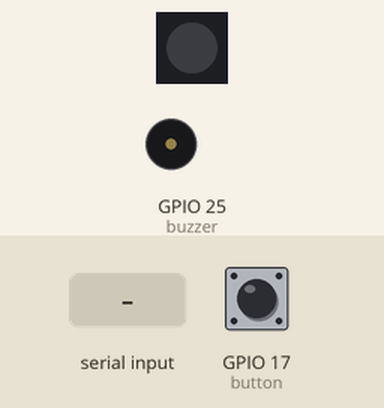
Simulated run of this program. Board: Raspberry Pi (BCM pin numbers). On the bench: 1 RGB LEDs in strip order, left to right, buzzer (waves = sounding, pin HIGH). The inputs (shaded band) are chosen by the test bench; at power-on: GPIO 17 (button) HIGH. Random numbers come from a fixed seed; what the program prints to the terminal is not drawn.

Above: at 1.2 s.
1.3 s: "1" typed at the terminal, then Enter
At 2.1 s:
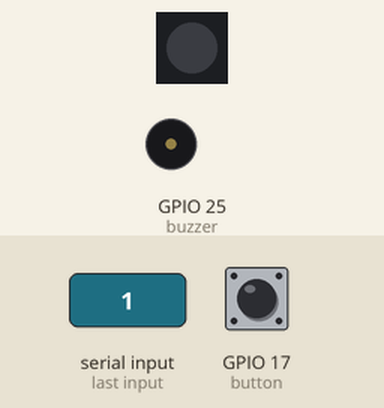
4.3 s: GPIO 17 (button) pulled LOW for 1 s
At 5.5 s:
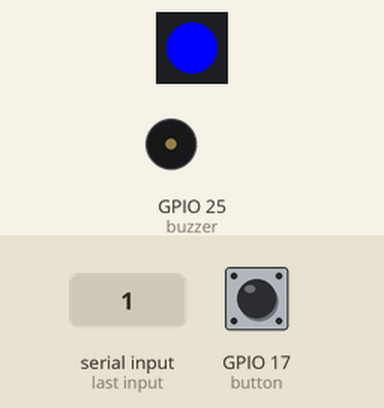
6.8 s: "0" typed at the terminal, then Enter
At 7.6 s:
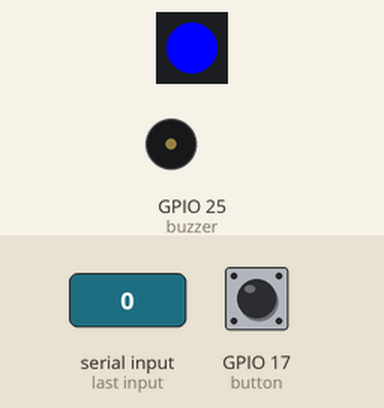
9.8 s: GPIO 17 (button) pulled LOW for 3.2 s
14.5 s: "2" typed at the terminal, then Enter
At 18.8 s:
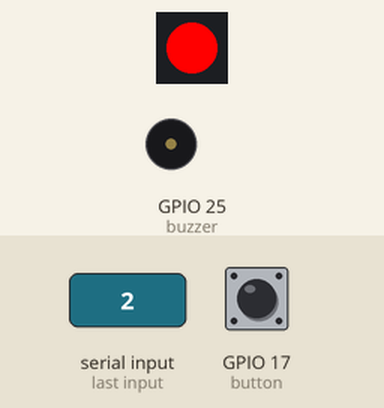
20.5 s: GPIO 17 (button) pulled LOW for 0.15 s
At 20.7 s:
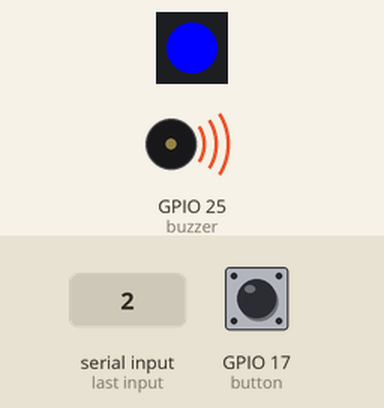
Timing chart, 0 to 23.4 s (numbered marks = the images above; inputs shaded):
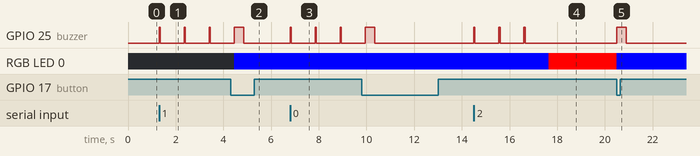

Measured:
- after the input at 1.3 s, GPIO 25 (buzzer): alternates HIGH for 0.05 s and LOW for 1.0 s, starting at once
- after the input at 4.3 s, GPIO 25 (buzzer): LOW → HIGH after 0.15 s, → LOW 0.40 s later
- after the input at 6.8 s, GPIO 25 (buzzer): alternates HIGH for 0.05 s and LOW for 1.0 s, starting at once
- after the input at 14.5 s, GPIO 25 (buzzer): alternates HIGH for 0.05 s and LOW for 1.0 s, 6 changes in all, then stays LOW, starting at once; RGB LED 0: RGB(0, 0, 255) → RGB(255, 0, 0) after 3.2 s

The program:

reaction_game.py
```python
from gpiozero import RGBLED, Button, Buzzer
from time import perf_counter, sleep
import random
import csv
import os

# GPIO setup
rgb = RGBLED(18, 23, 24)   # R, G, B
button = Button(17)
buzzer = Buzzer(25)

LOG_FILE = "reaction_log.csv"


# Utility
def beep(duration=0.1):
    buzzer.on()
    sleep(duration)
    buzzer.off()


def wait_for_release():
    while button.is_pressed:
        sleep(0.01)


def log_result(time_ms):
    new_file = not os.path.exists(LOG_FILE)
    with open(LOG_FILE, "a", newline="") as f:
        writer = csv.writer(f)
        if new_file:
            writer.writerow(["reaction_time_ms"])
        writer.writerow([round(time_ms, 2)])


# Game Phases
def countdown():
    print("\nGet ready...")
    for i in [3, 2, 1]:
        print(i)
        beep(0.05)
        sleep(1)


def wait_phase():
    rgb.color = (1, 0, 0)  # red
    delay = random.uniform(2, 5)

    start = perf_counter()
    while perf_counter() - start < delay:
        if button.is_pressed:
            rgb.color = (0, 0, 1)  # blue = false start
            print("❌ Too early!")
            beep(0.4)
            wait_for_release()
            return False
        sleep(0.001)
    return True


def reaction_phase():
    rgb.color = (0, 1, 0)  # green
    beep(0.1)

    start = perf_counter()
    button.wait_for_press()
    end = perf_counter()

    rgb.off()
    wait_for_release()

    return (end - start) * 1000


# Main Loop
def main():
    scores = []

    print("=== Reaction Trainer ===")
    print("Wait for GREEN, then press the button.")
    print("Press early = fail.\n")

    while True:
        input("Press Enter to start...")

        countdown()

        if not wait_phase():
            continue

        reaction = reaction_phase()
        scores.append(reaction)
        log_result(reaction)

        best = min(scores)
        avg = sum(scores) / len(scores)

        print(f"⏱ Time: {reaction:.2f} ms")
        print(f"🏆 Best: {best:.2f} ms | 📊 Avg: {avg:.2f} ms\n")

        # best score sound
        if reaction == best:
            print("🔥 NEW BEST!")
            beep(0.3)


if __name__ == "__main__":
    try:
        main()
    except KeyboardInterrupt:
        rgb.off()
        buzzer.off()
        print("\nExiting...")
```
